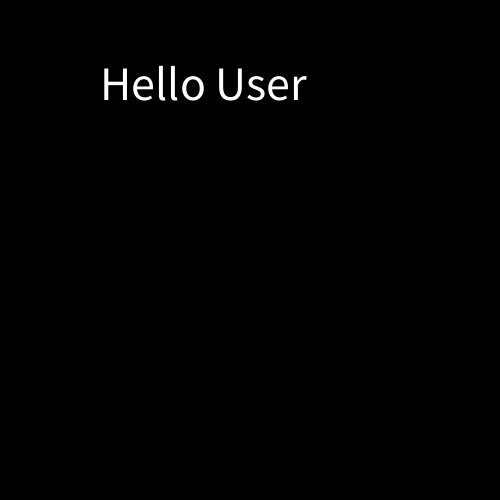
Frame 1 (no input)
Frame 60 (the mouse pressed at the canvas centre just before this capture): identical to frame 1, image omitted
Frame 120 (the mouse held since frame 60 and released just before this capture): identical to frame 1, image omitted

The Processing sketch that drew this single still picture (run headless with seeded random() and noise(); from frame 60 on, the mouse is pressed at the canvas centre):

// Processing sketch: Ashley_Kuo___input_output_commenting
// ── Ashley_Kuo___input_output_commenting.pde
/*
Ashley Kuo
6/23/2022
input, output, and Communication Demo
*/

/*Inputs to Processing:
*mouse
*keyboard
*webcam
*internet (accessing APIs)
*Including files
 *code
 *images
*/


/*Outputs from processing:
 *sketch (GUI)
 *console
*/



void setup() {
 print("Hello"); // the \n is a newline character 
 println("World"); //generally, use println() to make a line
 
 // outputting to the console is mostly useful for the coder 
 
 //outputting to the GUI is for the user
 
 size(500, 500);
 background(0);
 fill(255);
 textSize(48);
 text("Hello User", 100, 100);
 
}


// In order for mousePressed to work you need to have a draw function
void draw() {
}

// coment out bits of code you don't want to run, but
void mouseClicked() {
   print(mouseX, mouseY);
}

void keyPressed(){
  println("key pressed: " + keyCode);
}
